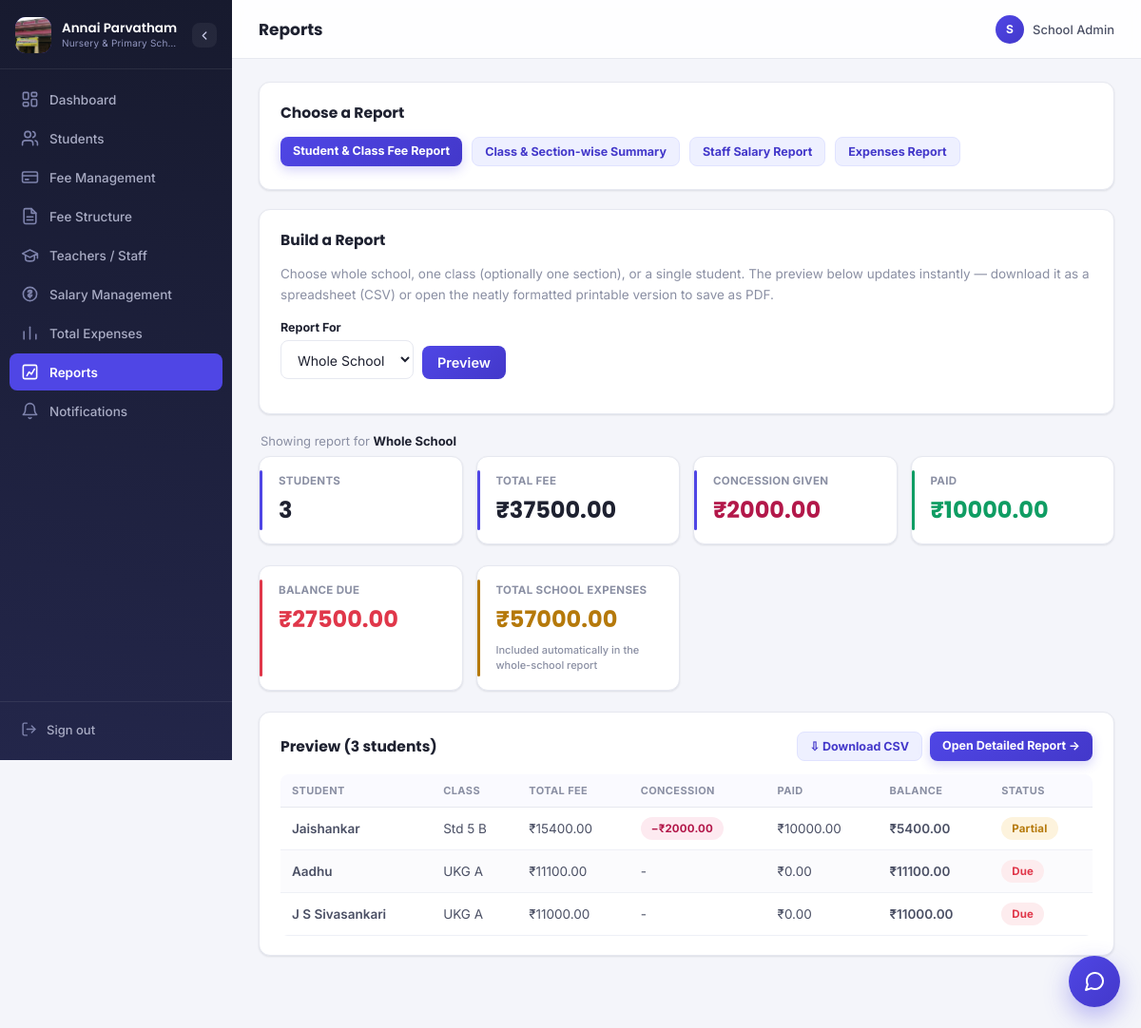
/reports (signed in), run on the app's committed database.
### models.py (models this page shows)
class StudentFee(db.Model):
    id = db.Column(db.Integer, primary_key=True)
    student_id = db.Column(db.Integer, db.ForeignKey("student.id"), nullable=False, index=True)
    total_fee = db.Column(db.Float, nullable=False, default=0)
    due_date = db.Column(db.String(20))
    academic_year = db.Column(db.String(20))

class Student(db.Model):
    id = db.Column(db.Integer, primary_key=True)
    name = db.Column(db.String(120), nullable=False, index=True)
    class_name = db.Column(db.String(40), nullable=False, index=True)
    section = db.Column(db.String(10), index=True)
    roll_no = db.Column(db.String(40), nullable=False)
    dob = db.Column(db.String(20))
    parent_name = db.Column(db.String(120))
    contact = db.Column(db.String(20))
    address = db.Column(db.String(250))
    admission_date = db.Column(db.String(20))
    __table_args__ = (db.UniqueConstraint("class_name", "roll_no", name="uq_class_roll"),)
    fee = db.relationship("StudentFee", backref="student", uselist=False, cascade="all, delete-orphan")
    payments = db.relationship("FeePayment", backref="student", cascade="all, delete-orphan")
    fee_items = db.relationship("StudentFeeItem", backref="student", cascade="all, delete-orphan")

### blueprints/reports.py (the view)
@bp.route("/reports")
@login_required
def reports():
    kind = _read_common()
    context = dict(kind=kind)
    if kind == "fee":
        context.update(_fee_reports_context())
    elif kind == "classwise":
        context.update(_classwise_context())
    elif kind == "salary":
        context.update(_salary_context())
    elif kind == "expenses":
        context.update(_expenses_context())
    return render_template("reports.html", **context)

### blueprints/reports.py (called while the page is built)
def _read_common():
    kind = request.args.get("kind", "fee").strip()
    return kind if kind in REPORT_KINDS else "fee"

def _fee_read_filters():
    return (
        request.args.get("report_type", "all").strip() or "all",
        request.args.get("class_name", "").strip(),
        request.args.get("section", "").strip(),
        request.args.get("student_id", "").strip(),
    )

def _fee_matching_students(report_type, class_name, section, student_id):
    query = Student.query
    if report_type == "student" and student_id:
        query = query.filter(Student.id == student_id)
    elif report_type == "class" and class_name:
        query = query.filter(Student.class_name == class_name)
        if section:
            query = query.filter(Student.section == section)
    return query.order_by(Student.class_name, Student.section, Student.name).all()

def _fee_summarize(rows):
    return {
        "count": len(rows),
        "total_fee": sum(r["total_fee"] for r in rows),
        "concession": sum(r["concession_total"] for r in rows),
        "paid": sum(r["paid"] for r in rows),
        "balance": sum(r["balance"] for r in rows),
    }

def _fee_reports_context():
    report_type, class_name, section, student_id = _fee_read_filters()
    students = _fee_matching_students(report_type, class_name, section, student_id)
    rows = [_fee_student_detail(s) for s in students]
    all_students = Student.query.order_by(Student.class_name, Student.name).all()
    total_expenses = (
        db.session.query(func.coalesce(func.sum(Expense.amount), 0)).scalar() if report_type == "all" else None
    )
    return dict(
        rows=rows, summary=_fee_summarize(rows), report_type=report_type, class_name=class_name,
        section=section, student_id=student_id, class_choices=CLASS_CHOICES, section_choices=SECTION_CHOICES,
        students=all_students, total_expenses=total_expenses,
    )

### helpers.py (called while the page is built)
def login_required(f):
    @wraps(f)
    def wrapper(*args, **kwargs):
        if "admin_id" not in session:
            return redirect(url_for("auth.login"))
        return f(*args, **kwargs)
    return wrapper

### templates/reports.html (shortened to what this page needs)
{% extends "base.html" %}
{% block header %}Reports{% endblock %}
{% block content %}
<div class="panel">
  <div class="panel-head">
    <h3>Choose a Report</h3>
  </div>
  <div class="quick-actions" style="margin-bottom:4px;">
    <a href="{{ url_for('reports.reports', kind='fee') }}" class="action-btn {{ 'secondary' if kind != 'fee' }} small">Student &amp; Class Fee Report</a>
    <a href="{{ url_for('reports.reports', kind='classwise') }}" class="action-btn {{ 'secondary' if kind != 'classwise' }} small">Class &amp; Section-wise Summary</a>
    <a href="{{ url_for('reports.reports', kind='salary') }}" class="action-btn {{ 'secondary' if kind != 'salary' }} small">Staff Salary Report</a>
    <a href="{{ url_for('reports.reports', kind='expenses') }}" class="action-btn {{ 'secondary' if kind != 'expenses' }} small">Expenses Report</a>
  </div>
</div>
{% if kind == 'fee' %}
  {% include "reports/_fee.html" %}
{% elif kind == 'classwise' %}
  {% include "reports/_classwise.html" %}
{% elif kind == 'salary' %}
  {% include "reports/_salary.html" %}
{% elif kind == 'expenses' %}
  {% include "reports/_expenses.html" %}
{% endif %}
{% endblock %}

### templates/reports/_fee.html (shortened to what this page needs)
<div class="panel">
  <div class="panel-head">
    <h3>Build a Report</h3>
  </div>
  <p class="help-text" style="margin-bottom:16px;">
    Choose whole school, one class (optionally one section), or a single student. The preview below updates
    instantly — download it as a spreadsheet (CSV) or open the neatly formatted printable version to save as PDF.
  </p>
  <form method="GET" id="reportFilterForm">
    <div class="search-row" style="align-items:flex-end;">
      <div class="form-row" style="margin-bottom:0;">
        <label>Report For</label>
        <select name="report_type" id="reportType" class="filter-select" onchange="apnpsToggleReportFields()">
          <option value="all" {{ 'selected' if report_type == 'all' }}>Whole School</option>
        </select>
      </div>
      <button type="submit" class="submit-btn small">Preview</button>
    </div>
  </form>
</div>
<div class="totals-scope-label">
  Showing report for <strong>{{ 'Whole School' if report_type == 'all' else (class_name + ' ' + section if report_type == 'class' and class_name else ('the selected student' if report_type == 'student' else 'nothing yet — choose a filter above')) }}</strong>
</div>
<div class="card-grid">
  <div class="stat-card">
    <span class="stat-label">Students</span>
    <span class="stat-value">{{ summary.count }}</span>
  </div>
  <div class="stat-card">
    <span class="stat-label">Total Fee</span>
    <span class="stat-value">₹{{ "%.2f"|format(summary.total_fee) }}</span>
  </div>
  <div class="stat-card">
    <span class="stat-label">Concession Given</span>
    <span class="stat-value" style="color:#b3184a;">₹{{ "%.2f"|format(summary.concession) }}</span>
  </div>
  <div class="stat-card accent-green">
    <span class="stat-label">Paid</span>
    <span class="stat-value">₹{{ "%.2f"|format(summary.paid) }}</span>
  </div>
</div>
{% if report_type == 'all' and total_expenses is not none %}
<div class="card-grid">
  <div class="stat-card accent-red">
    <span class="stat-label">Balance Due</span>
    <span class="stat-value">₹{{ "%.2f"|format(summary.balance) }}</span>
  </div>
  <div class="stat-card accent-amber">
    <span class="stat-label">Total School Expenses</span>
    <span class="stat-value">₹{{ "%.2f"|format(total_expenses) }}</span>
    <span class="stat-footnote">Included automatically in the whole-school report</span>
  </div>
</div>
{% endif %}
<div class="panel">
  <div class="panel-head">
    <h3>Preview ({{ rows|length }} student{{ '' if rows|length == 1 else 's' }})</h3>
    <div class="panel-head-actions">
      <a href="{{ url_for('reports.report_csv', kind='fee', report_type=report_type, class_name=class_name, section=section, student_id=student_id) }}" class="action-btn secondary small">&#8681; Download CSV</a>
      <a href="{{ url_for('reports.report_print', kind='fee', report_type=report_type, class_name=class_name, section=section, student_id=student_id) }}" target="_blank" class="action-btn small">Open Detailed Report &rarr;</a>
    </div>
  </div>
  {% if rows %}
  <div class="table-scroll">
  <table class="data-table">
    <thead>
      <tr><th>Student</th><th>Class</th><th>Total Fee</th><th>Concession</th><th>Paid</th><th>Balance</th><th>Status</th></tr>
    </thead>
    <tbody>
      {% for r in rows %}
      <tr>
        <td class="cell-name">{{ r.student.name }}</td>
        <td>{{ r.student.class_name }}{% if r.student.section %} {{ r.student.section }}{% endif %}</td>
        <td>₹{{ "%.2f"|format(r.total_fee) }}</td>
        <td>
          {% if r.concession_total > 0 %}
            <span class="badge badge-concession">&minus;₹{{ "%.2f"|format(r.concession_total) }}</span>
          {% else %}-{% endif %}
        </td>
        <td>₹{{ "%.2f"|format(r.paid) }}</td>
        <td class="{{ 'text-red' if r.balance > 0 else 'text-green' }}">₹{{ "%.2f"|format(r.balance) }}</td>
        <td><span class="badge badge-{{ r.status|lower|replace(' ', '') }}">{{ r.status }}</span></td>
      </tr>
      {% endfor %}
    </tbody>
  </table>
  </div>
  {% endif %}
</div>

### data on the page
StudentFee: student.name "Jaishankar", student.class_name "Std 5", student.section "B", total_fee "15400.00", concession_total "2000.00", paid "10000.00", balance "5400.00", status "Partial"
StudentFee: student.name "Aadhu", student.class_name "UKG", student.section "A", total_fee "11100.00", paid "0.00", balance "11100.00", status "Due"
StudentFee: student.name "J S Sivasankari", student.class_name "UKG", student.section "A", total_fee "11000.00", paid "0.00", balance "11000.00", status "Due"

### other printed values
{{ session.get('admin_name','A')[0] }} "S"
{{ session.get('admin_name','Admin') }} "School Admin"
{{ summary.count }} "3"
{{ "%.2f"|format(summary.total_fee) }} "37500.00"
{{ "%.2f"|format(summary.concession) }} "2000.00"
{{ "%.2f"|format(summary.paid) }} "10000.00"
{{ "%.2f"|format(summary.balance) }} "27500.00"
{{ "%.2f"|format(total_expenses) }} "57000.00"
{{ rows|length }} "3"
{{ '' if rows|length == 1 else 's' }} "s"
